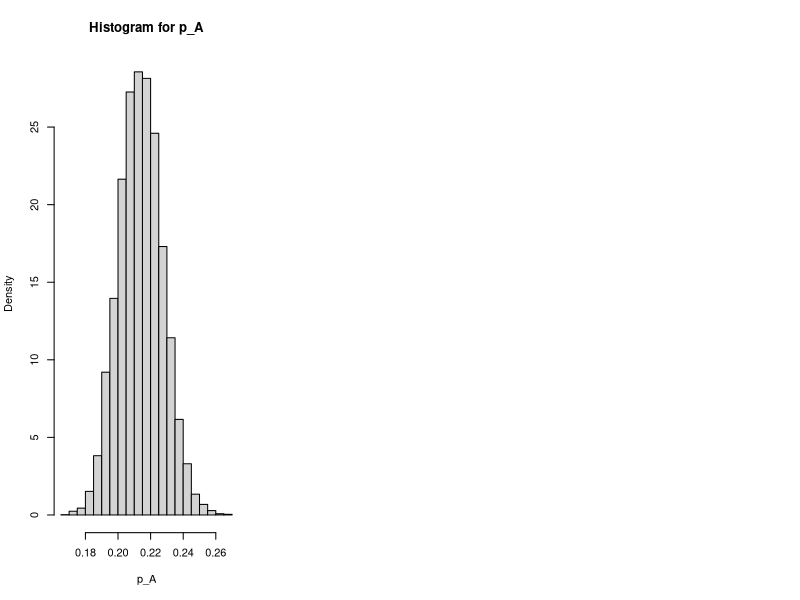

Write the R code that produced this figure. (Note: this script raises an error after producing the figure.)
#### exe 1 ####
rm(list=ls())
library(MCMCpack)

n_A = 186
n_B = 38
n_AB = 13
n_O = 284

# initial values
probs = c(0.3,0.3,0.4)

N = 10000
N0 = N
Tot_iter = N + N0
samples = matrix(0,nrow=N,ncol=3)
for(iter in 1:Tot_iter){
  Z_A = rbinom(1,n_A,probs[1]^2/(probs[1]^2+2*probs[1]*probs[3]))
  Z_B = rbinom(1,n_B,probs[2]^2/(probs[2]^2+2*probs[2]*probs[3]))
  new_probs = rdirichlet(1,alpha = c(Z_A+n_A+n_AB+1,Z_B+n_B+n_AB+1,2*n_O+n_A+n_B-Z_A-Z_B+1))
  probs = new_probs
  if(iter > N0){
    samples[iter-N0,] = probs
  }
}
par(mfrow=c(1,3))
hist(samples[,1],freq = F,main = 'Histogram for p_A',xlab = 'p_A')
parhist(samples[,2],freq=F,main='Histogram for p_B',xlab = 'p_B')
hist(samples[,3],freq=F,main='Histogram for p_O',xlab = 'p_O')
